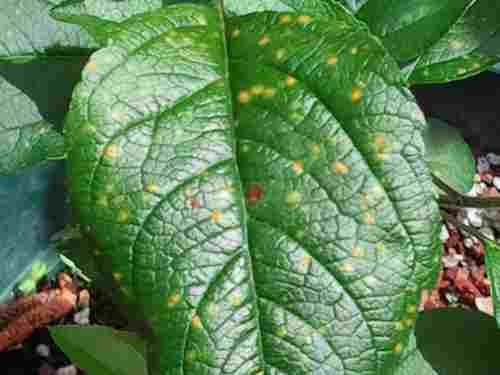
#> input picture frontend/e2e/fixtures/field-low-confidence.jpg, 500 x 375 px
$ python make_dark_photo.py fixtures/field-low-confidence.jpg fixtures/field-low-confidence.jpg
#> lines starting #> are read from the running program, lines starting #| are printed output that depends on the picture
"""Make a very dark copy of a leaf photo (for the 'please take another photo' test).

Usage: python make_dark_photo.py <photo.jpg> <out.jpg>
"""

import sys

from PIL import Image, ImageEnhance

ImageEnhance.Brightness(Image.open(sys.argv[1]).convert("RGB")).enhance(0.12).save(sys.argv[2], "JPEG", quality=92)
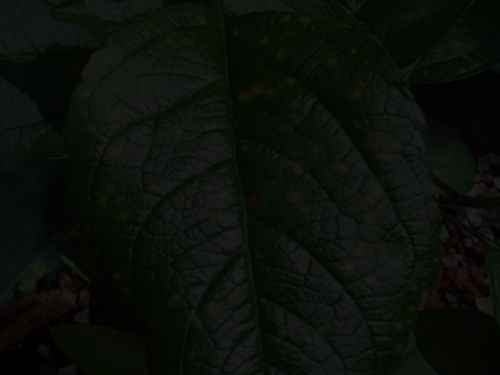
#> saved as field-low-confidence.jpg: PIL image 500x375 RGB; mean R, G, B 10.8, 15.2, 9.7
